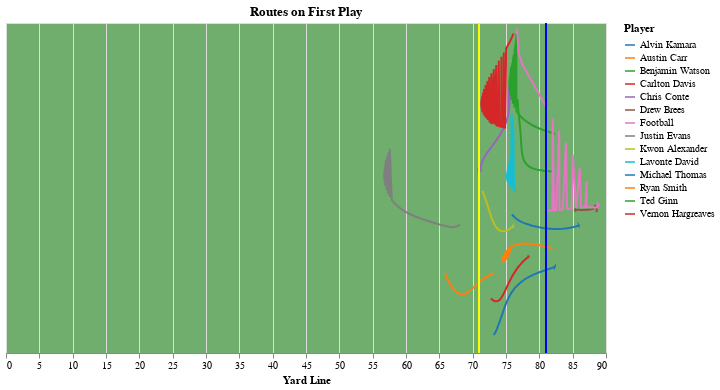

The code cell stored with this chart in its notebook:
### Code cell
((players + scrimmage + first)
 .configure_view(fill='#348C31', fillOpacity=0.7)
 .properties(height=55*6, width=100*6, title=alt.TitleParams('Routes on First Play', anchor='middle')))

### Figure 1 — Vega-Lite specification as saved in the notebook (floating-point values rounded to 4 significant figures; data arrays with more than 128 entries replaced by an {"elided": "..."} marker saying what was removed)
{"usermeta": {"embedOptions": {"theme": "fivethirtyeight"}}, "config": {"view": {"continuousWidth": 400, "continuousHeight": 300, "fill": "#348C31", "fillOpacity": 0.7}}, "layer": [{"mark": {"type": "line", "width": 20}, "encoding": {"color": {"type": "nominal", "field": "displayName", "scale": {"scheme": "category10"}, "title": "Player"}, "x": {"type": "quantitative", "field": "x", "scale": {"zero": true}, "title": "Yard Line"}, "y": {"type": "quantitative", "axis": null, "field": "y"}}}, {"mark": {"type": "rule", "color": "blue"}, "encoding": {"x": {"type": "quantitative", "field": "yardline_100"}}}, {"mark": {"type": "rule", "color": "yellow"}, "encoding": {"x": {"type": "quantitative", "field": "yardline_first"}}}], "data": {"name": "data-e741b8d256d71852ebf1a1619d06fd39"}, "height": 330, "title": {"text": "Routes on First Play", "anchor": "middle"}, "width": 600, "$schema": "https://vega.github.io/schema/vega-lite/v4.8.1.json", "datasets": {"data-e741b8d256d71852ebf1a1619d06fd39": {"elided": "714 records"}}}
